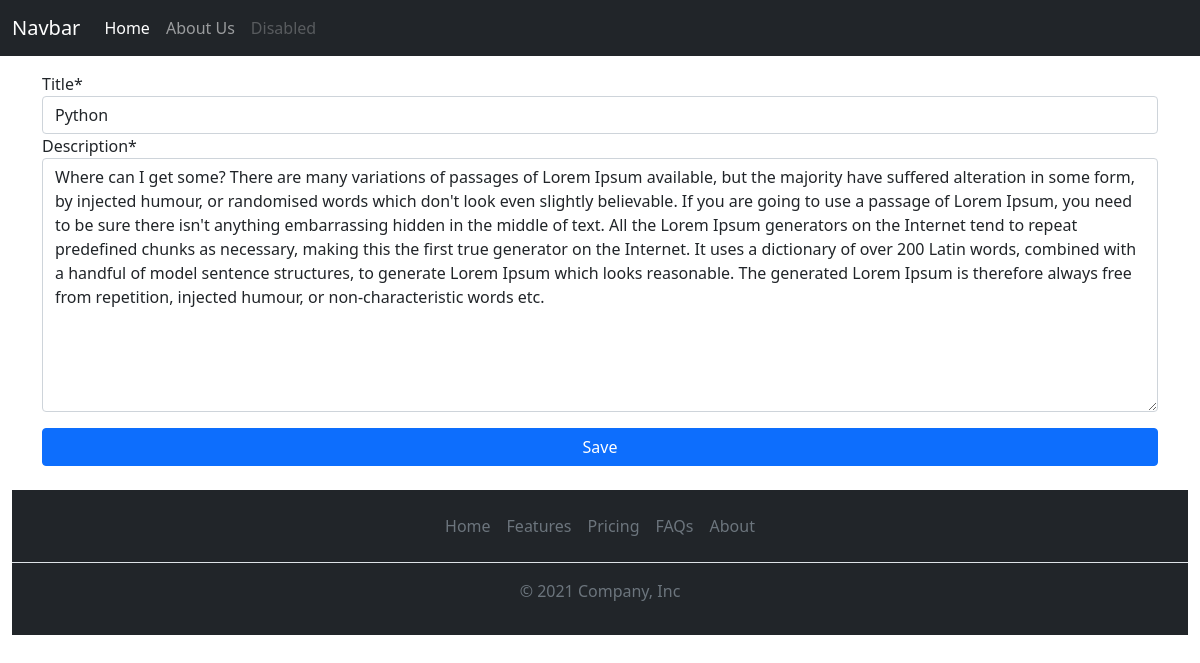
/post/2/edit/, run on the app's committed database.
### blog/models.py (models this page shows, shortened)
class Post(models.Model):
    author = models.ForeignKey(settings.AUTH_USER_MODEL, on_delete=models.CASCADE)
    title = models.CharField(max_length=100)
    description = models.TextField()
    created_date = models.DateTimeField(auto_now_add=True)
    published_date = models.DateTimeField(blank=True, null=True)

### blog/views.py (the view)
# urls.py: path('post/<int:pk>/edit/', views.postEdit, name='postEdit'),
def postEdit(request, pk):
    post = get_object_or_404(Post, pk=pk)
    if request.method == 'POST':
        form = PostForm(request.POST, instance=post)
        if form.is_valid():
            post = form.save(commit=False)
            post.author = request.user
            post.save()
            return redirect('detail', pk=post.pk)
    else:
        form = PostForm(instance=post)
    return render(request, 'post_new.html', {'form': form})

### blog/forms.py
class PostForm(forms.ModelForm):
    class Meta:
        model = Post
        fields = ('title', 'description')

### templates/post_new.html (shortened to what this page needs)
{% extends "base.html" %}
{% load crispy_forms_tags %}
{% block body %}
  <div class="container my-3">
      <form method="POST" class="post-form">
        {{form|crispy}}
        <div class="d-grid gap-2 mt-3">
            <button class="btn btn-primary" type="submit">Save</button>
        </div>
      </form>
  </div>
{% endblock body %}

### static/css/style.css (style rules this page uses)
body { font-size: 17px; background-color: #fdfdfd; }

### data on the page
Post: title "Python", description "Where can I get some? There are many variations of passages of Lorem Ipsum available, but the majority have suffered alteration in some form, by injected humour, or randomised words which don't look even slightly believable. If you are going to use a passage of Lorem Ipsum, you need to be sure there isn't anything embarrassing hidden in the middle of text. All the Lorem Ipsum generators on the Internet tend to repeat predefined chunks as necessary, making this the first true generator on the Internet. It uses a dictionary of over 200 Latin words, combined with a handful of model sentence structures, to generate Lorem Ipsum which looks reasonable. The generated Lorem Ipsum is therefore…"
